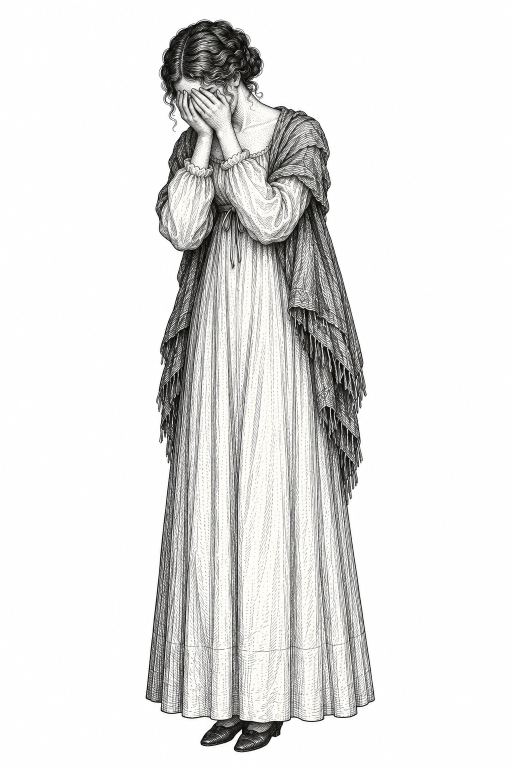
#> input picture source/ai/cast/agatha_grieve.png, 1024 x 1536 px (shown at 1/2 size)
$ python whitecut.py ../source/ai/cast/agatha_grieve.png out.png
#> lines starting #> are read from the running program, lines starting #| are printed output that depends on the picture; after the words box and inside, x2 and y2 are one past the last pixel; in counts of white or black regions, pixels touching at a corner belong together
"""Cut art drawn on a plain white background into a transparent PNG, tinted to our paper.

For the AI master drawings, which come on clean white (unlike the Tenniel scans,
which need tools/cutout.py). White that is connected to the image border becomes
transparent; white enclosed by ink lines (faces, aprons, leaf highlights) stays
as paper. Small gaps in the outline are sealed first so the fill can't leak in.

Usage:
  python3 tools/whitecut.py IN OUT.png [--crop x0,y0,x1,y1] [--seal 2] [--opaque] [--clear x,y;x,y]
--clear also makes the enclosed white regions at these points (source pixels) transparent,
e.g. the gaps between a lamp's chains.
--opaque keeps the whole image (no transparency) and only tints it, e.g. for the sky.
Requires Pillow, NumPy and SciPy.
"""
import argparse

import numpy as np
from PIL import Image, ImageFilter
from scipy import ndimage as ndi

PAPER = np.array([0xEF, 0xE9, 0xDA], dtype=np.float32)


def main():
    ap = argparse.ArgumentParser()
    ap.add_argument("src")
    ap.add_argument("dst")
    ap.add_argument("--crop", default=None, help="x0,y0,x1,y1 in source pixels")
    ap.add_argument("--white", type=int, default=225, help="gray level above which a pixel counts as background")
    ap.add_argument("--seal", type=int, default=2, help="radius in pixels used to close gaps in outlines")
    ap.add_argument("--opaque", action="store_true")
    ap.add_argument("--clear", default=None, help="x,y;x,y points inside enclosed gaps to make transparent")
    a = ap.parse_args()

    img = Image.open(a.src).convert("L")
    if a.crop:
        img = img.crop(tuple(int(v) for v in a.crop.split(",")))
    g = np.asarray(img).astype(np.float32)

    # Paper tint: white becomes our paper colour, ink stays ink.
    rgb = (g[..., None] / 255.0) * PAPER
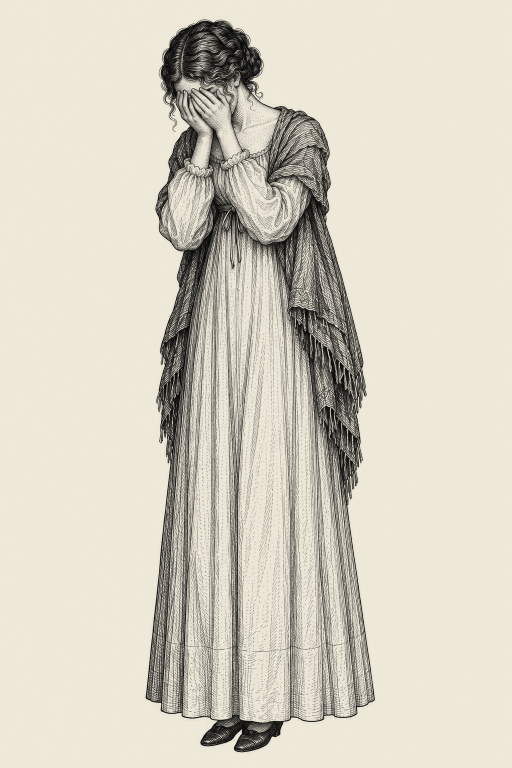
#> rgb: shape (1536, 1024, 3) float32 (shown at 1/2 size); mean of channels 0, 1, 2 213.1, 209.1, 197.7; drawn as R, G, B

    if a.opaque:
        Image.fromarray(rgb.astype(np.uint8), "RGB").save(a.dst, optimize=True)
        print(f"{a.dst}: {img.size[0]}x{img.size[1]} (opaque)")
        return

    ink = g < a.white
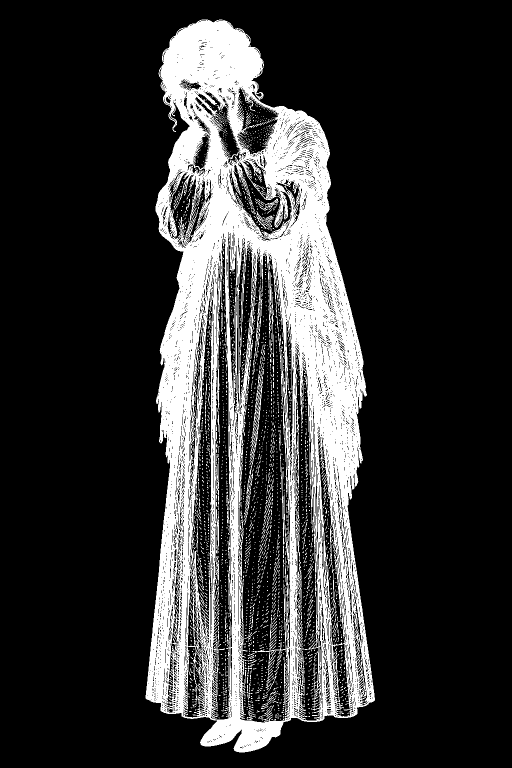
#> ink: shape (1536, 1024) bool (shown at 1/2 size); 19.4% white; 2408 white regions (2247 under 20 px), largest, box (x1, y1, x2, y2) and area: (291, 39, 750, 1505) 283493, (491, 732, 528, 1011) 1413, (506, 569, 525, 737) 518
    if a.seal > 0:
        r = a.seal
        disk = np.hypot(*np.mgrid[-r:r + 1, -r:r + 1]) <= r
        ink = ndi.binary_closing(ink, structure=disk, border_value=0)
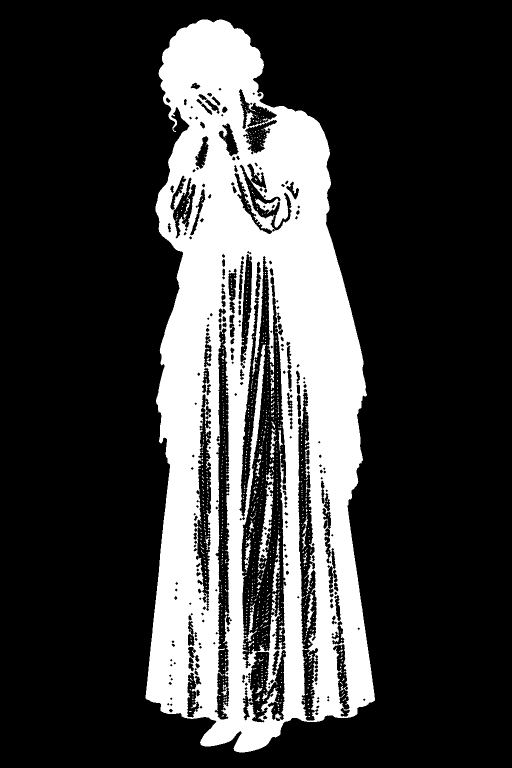
#> ink: shape (1536, 1024) bool (shown at 1/2 size); 24.2% white; 945 white regions (909 under 20 px), largest, box (x1, y1, x2, y2) and area: (291, 39, 750, 1505) 371712, (515, 944, 547, 1146) 2015, (545, 1079, 560, 1184) 607
    # Background = non-ink pixels connected to the border.
    lab, _ = ndi.label(~ink)
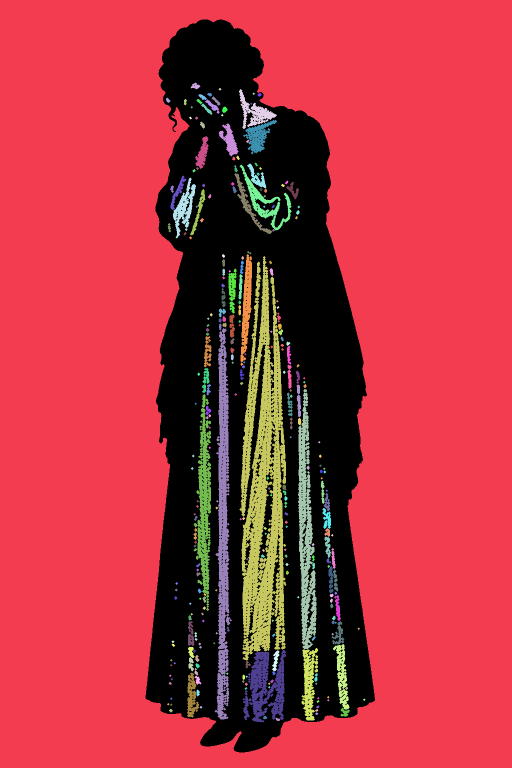
#> lab: shape (1536, 1024) int32 (shown at 1/2 size); 292 distinct labels, from 0 to 291; one colour per label, 0 black
    border = np.unique(np.concatenate([lab[0], lab[-1], lab[:, 0], lab[:, -1]]))
#> border = [1]
    clear = []
    if a.clear:
        x0, y0 = (int(v) for v in a.crop.split(",")[:2]) if a.crop else (0, 0)
        for pt in a.clear.split(";"):
            x, y = (int(v) for v in pt.split(","))
            clear.append(lab[y - y0, x - x0])
    keep = [v for v in list(border) + clear if v > 0]
#> keep = [1]
    bg = np.isin(lab, keep)
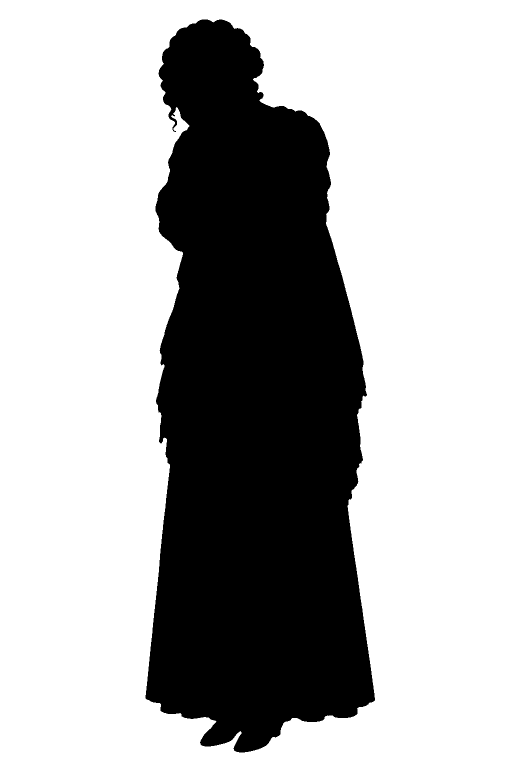
#> bg: shape (1536, 1024) bool (shown at 1/2 size); 68.5% white; 1 black region, box (x1, y1, x2, y2) and area: (291, 39, 750, 1505) 495558
    fg = ~bg
    alpha = Image.fromarray((fg * 255).astype(np.uint8)).filter(ImageFilter.GaussianBlur(0.8))
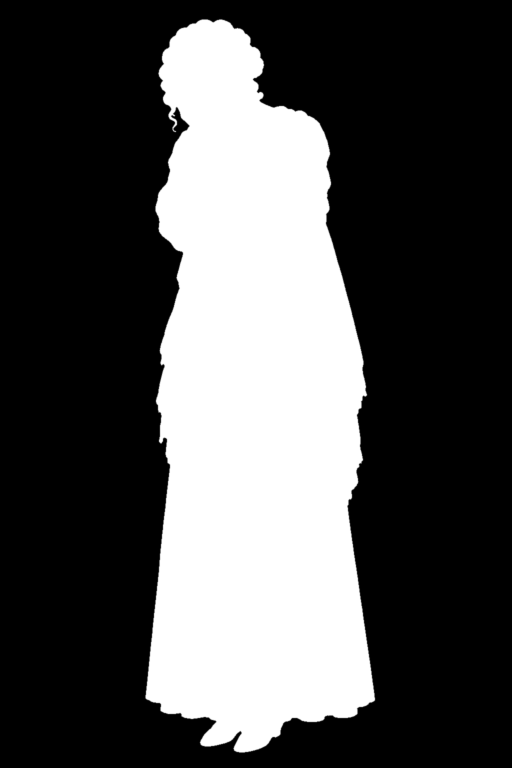
#> alpha: PIL image 1024x1536 L (shown at 1/2 size); min 0, max 255, mean 80.3

    ys, xs = np.nonzero(fg)
    box = (max(0, xs.min() - 2), max(0, ys.min() - 2), min(fg.shape[1], xs.max() + 3), min(fg.shape[0], ys.max() + 3))
#> box = (289, 37, 752, 1507)
    out = Image.merge("RGBA", [Image.fromarray(rgb[..., i].astype(np.uint8)) for i in range(3)] + [alpha]).crop(box)
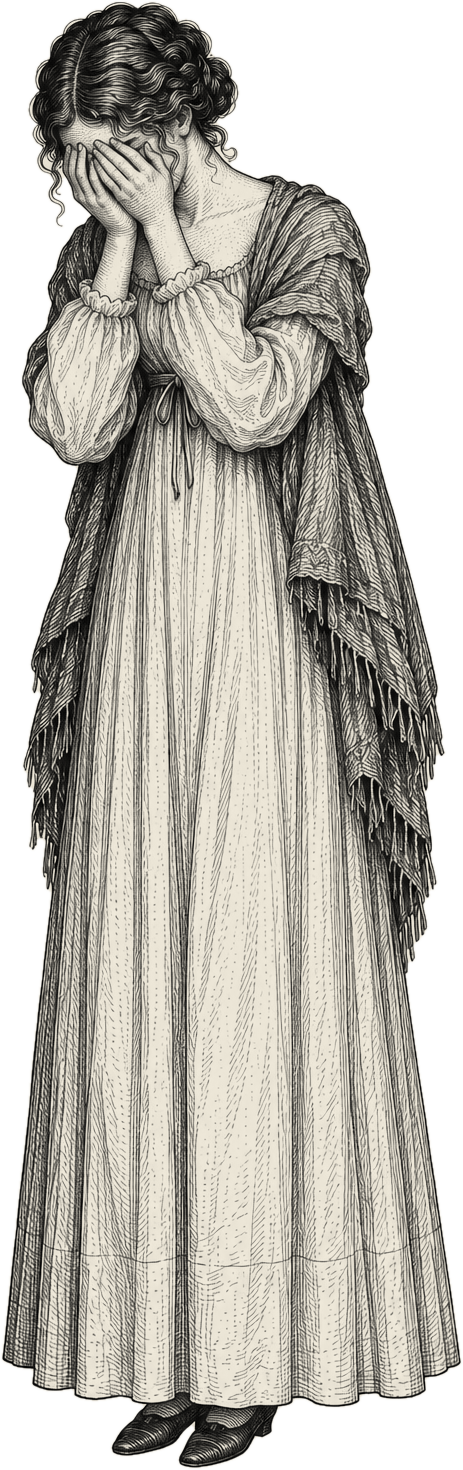
#> out: PIL image 463x1470 RGBA; mean R, G, B, A 182.9, 178.2, 166.7, 185.7; transparent parts drawn white
    out.save(a.dst, optimize=True)
    print(f"{a.dst}: {out.size[0]}x{out.size[1]}, figure covers {fg.mean():.1%}")
#| out.png: 463x1470, figure covers 31.5%


if __name__ == "__main__":
    main()

$ run again, on source/ai/cast/agatha_lie.png
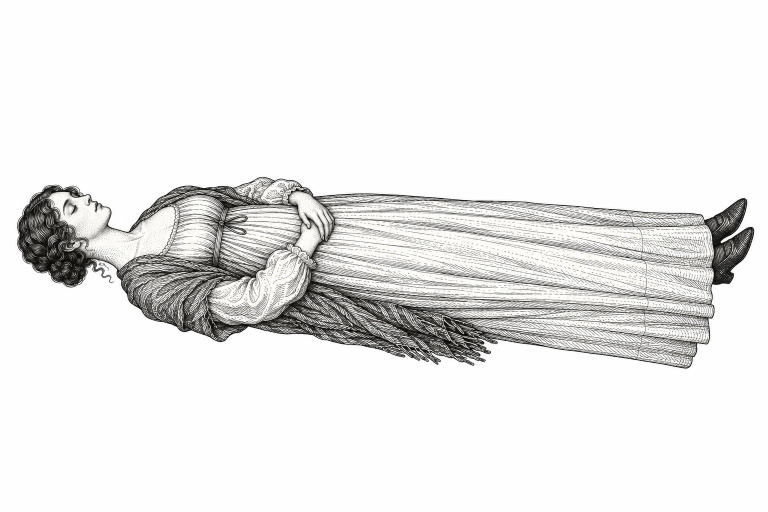
#> input picture source/ai/cast/agatha_lie.png, 1536 x 1024 px (shown at 1/2 size)
#> in main, `lab, _ = ndi.label(~ink)`:
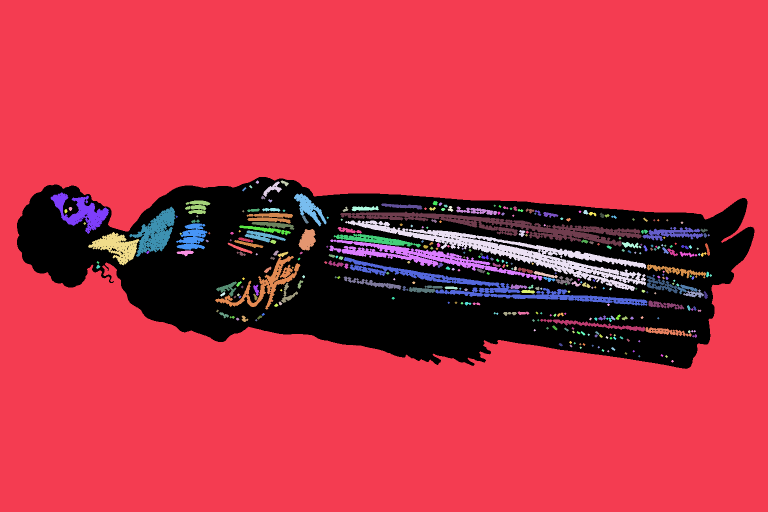
#> lab: shape (1024, 1536) int32 (shown at 1/2 size); 341 distinct labels, from 0 to 340; one colour per label, 0 black
#> border = [1]
#> bg: shape (1024, 1536) bool; 75.5% white; 1 black region, box (x1, y1, x2, y2) and area: (34, 354, 1509, 738) 385589
#> box = (32, 352, 1511, 740)
#> in main, `out = Image.merge("RGBA", [Image.fromarray(rgb[..., i].astype(np.uint8..`:
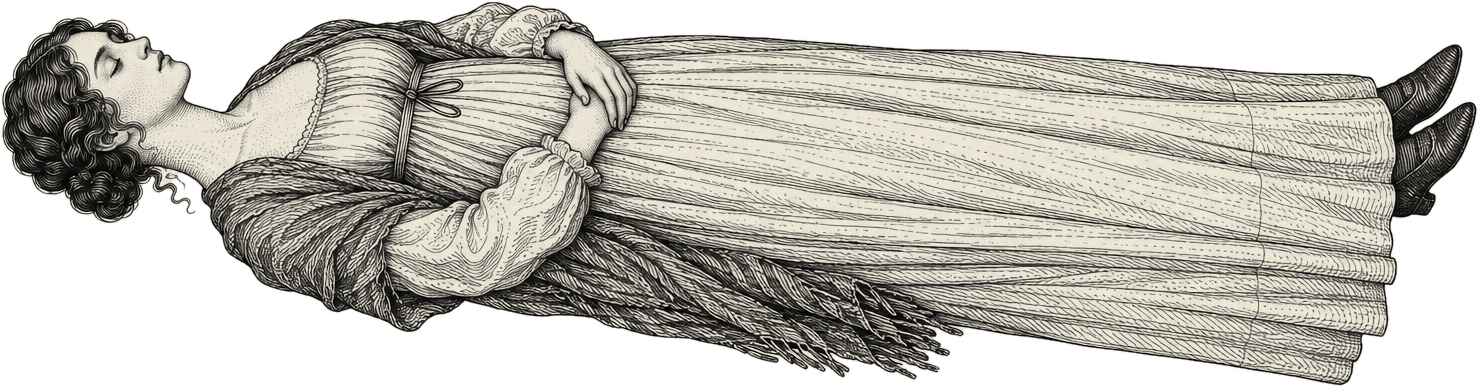
#> out: PIL image 1479x388 RGBA; mean R, G, B, A 187.4, 182.7, 170.9, 171.3; transparent parts drawn white
#| out.png: 1479x388, figure covers 24.5%

$ run again, on source/ai/cast/agatha_point.png
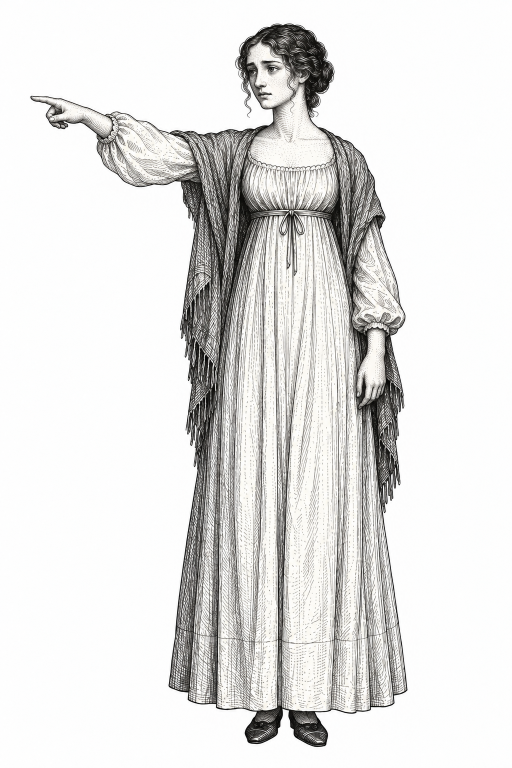
#> input picture source/ai/cast/agatha_point.png, 1024 x 1536 px (shown at 1/2 size)
#> in main, `lab, _ = ndi.label(~ink)`:
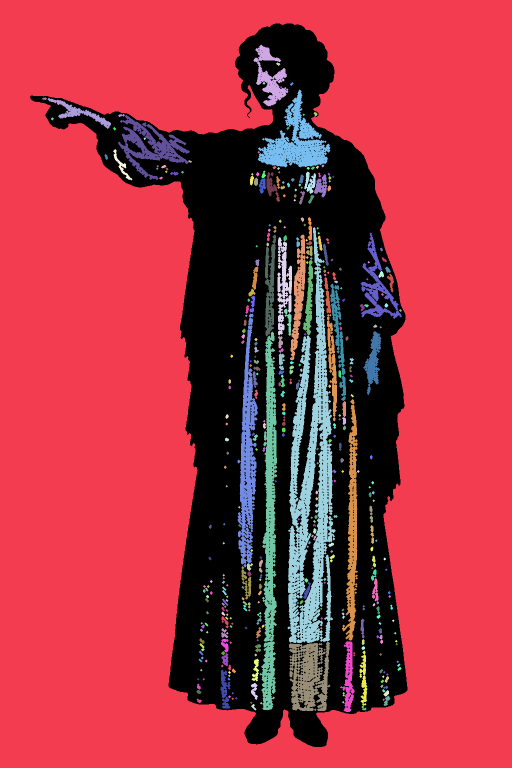
#> lab: shape (1536, 1024) int32 (shown at 1/2 size); 400 distinct labels, from 0 to 399; one colour per label, 0 black
#> border = [1]
#> bg: shape (1536, 1024) bool; 65.5% white; 1 black region, box (x1, y1, x2, y2) and area: (60, 47, 815, 1494) 541980
#> box = (58, 45, 817, 1496)
#> in main, `out = Image.merge("RGBA", [Image.fromarray(rgb[..., i].astype(np.uint8..`:
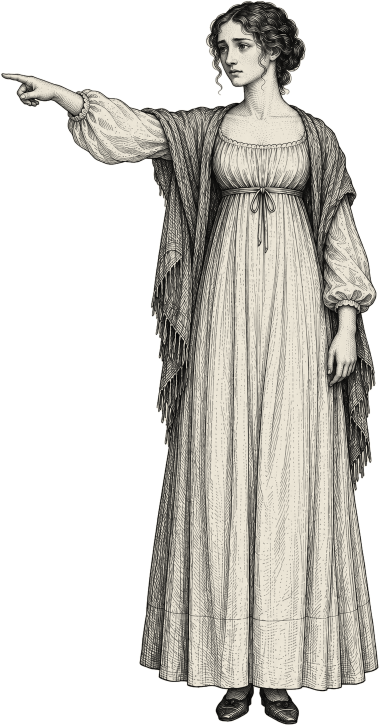
#> out: PIL image 759x1451 RGBA (shown at 1/2 size); mean R, G, B, A 201.7, 196.6, 183.9, 125.5; transparent parts drawn white
#| out.png: 759x1451, figure covers 34.5%

$ run again, on source/ai/cast/agatha_sheet.png
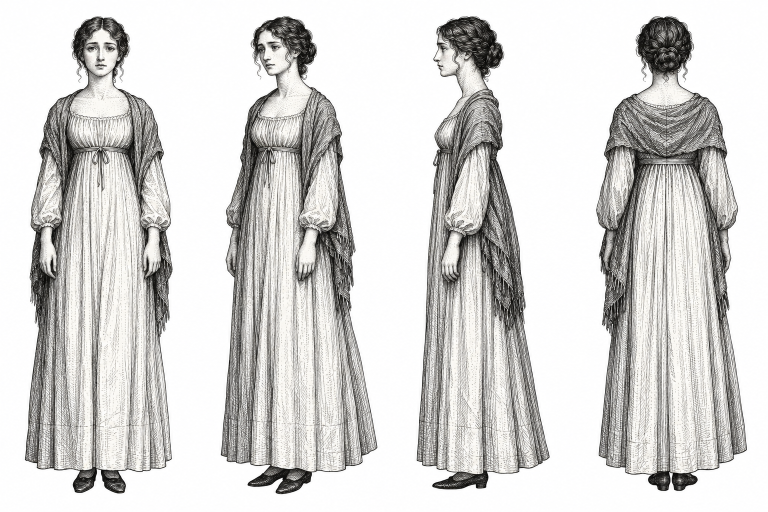
#> input picture source/ai/cast/agatha_sheet.png, 1536 x 1024 px (shown at 1/2 size)
#> lab: shape (1024, 1536) int32; 542 distinct labels, from 0 to 541
#> border = [1]
#> bg: shape (1024, 1536) bool; 50.5% white; 4 black regions, box (x1, y1, x2, y2) and area: (49, 32, 345, 987) 213225, (1192, 31, 1494, 982) 207191, (441, 32, 755, 989) 200405, (833, 32, 1099, 979) 157591
#> box = (47, 29, 1496, 991)
#> in main, `out = Image.merge("RGBA", [Image.fromarray(rgb[..., i].astype(np.uint8..`:
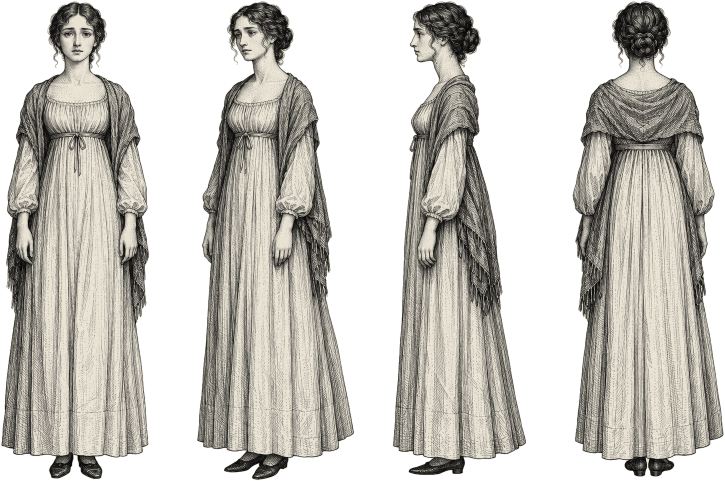
#> out: PIL image 1449x962 RGBA (shown at 1/2 size); mean R, G, B, A 194.4, 189.5, 177.2, 142.4; transparent parts drawn white
#| out.png: 1449x962, figure covers 49.5%
